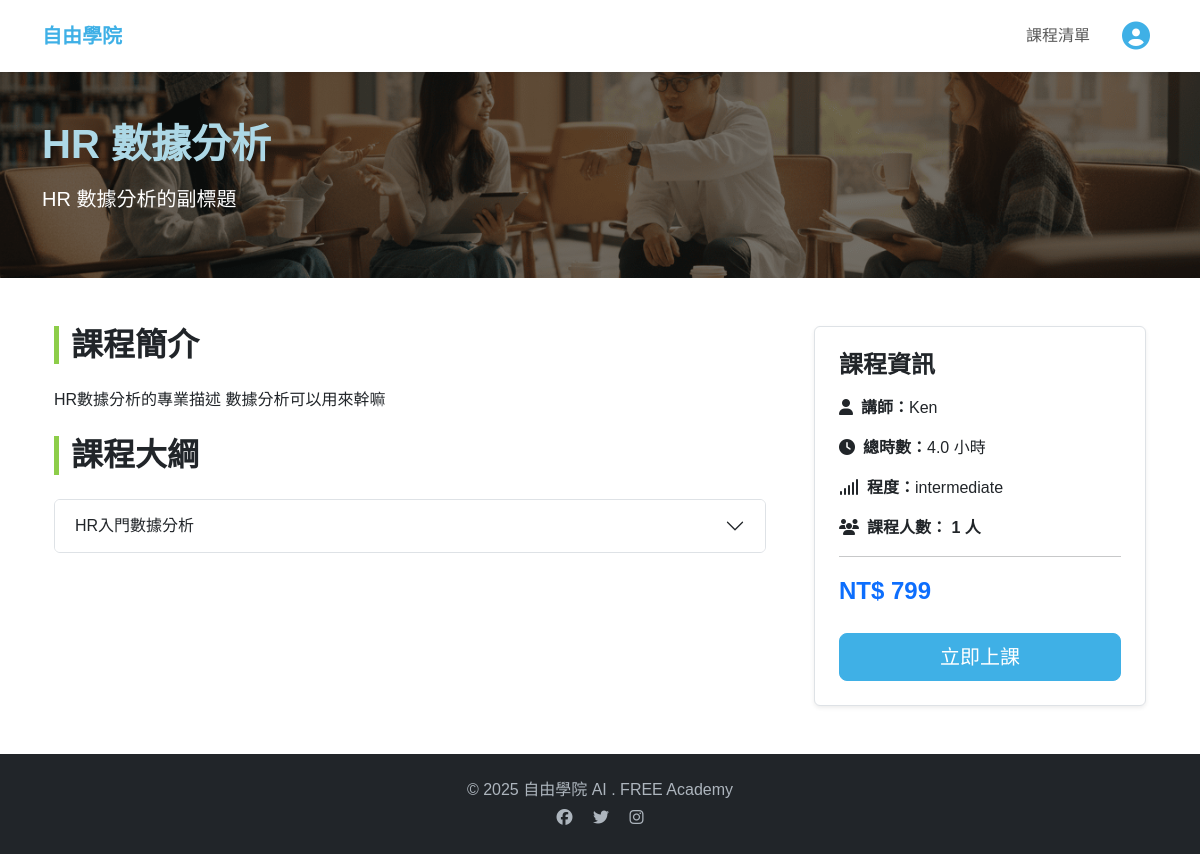
The page /academy/course/hr_analytics/ (signed in) on the database as committed earlier.
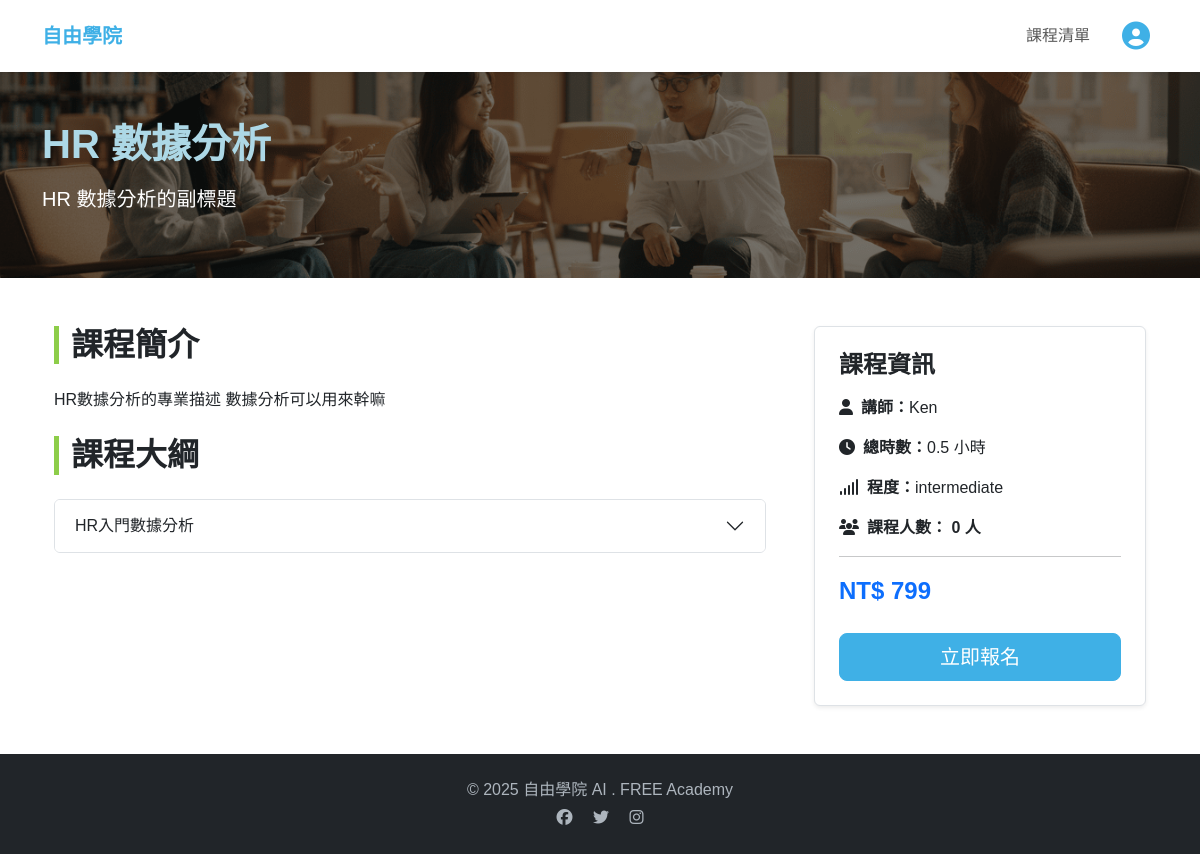
The same page on the database as committed later.
### academy/models.py (models this page shows, shortened)
class Course(models.Model):
    cate = models.ManyToManyField(Category, verbose_name='歸屬主題')
    title = models.CharField(max_length=100)
    subtitle = models.CharField(max_length=200, blank=True)
    description = models.TextField(blank=True)
    slug = models.CharField('課程網址', max_length=256, db_index=True, unique=True)
    img_link = models.CharField('課程圖片連結', max_length=2560, default="/static/academy/img/hero.png")
    instructor = models.CharField(max_length=50)
    duration_hours = models.FloatField()
    level = models.CharField(max_length=20, choices=[
        ('beginner', '初學者'),
        ('intermediate', '中階'),
        ('advanced', '進階')
    ])
    certificate_available = models.BooleanField(default=True)
    price = models.PositiveIntegerField(default=0)
    is_published = models.BooleanField(default=False)
    created_at = models.DateTimeField(auto_now_add=True)

### academy/views.py (the view)
# urls.py: path("academy/course/<str:slug>/", academy_course, name='academy_course'),
def academy_course(request, slug):
    course = Course.objects.annotate(enroll_count=Count('enrollments')).get(slug=slug)
    if not course.is_published and not request.user.is_staff:
        raise Http404("課程未公開")
    has_enrolled = False
    has_paid = False
    if request.user.is_authenticated:
        enrollment = CourseEnrollment.objects.filter(user=request.user, course=course).first()
        if enrollment:
            has_enrolled = True
            has_paid = enrollment.has_paid
    return render(request, 'academy/course.html', locals())

### templates/academy/course.html (shortened to what this page needs)
<!DOCTYPE html>
<html lang="zh-Hant">
{% include 'academy/default/head.html' %}
<body class="page-container">
  {% include 'academy/default/navbar.html' %}
  <header class="py-5 bg-light" style="
      background: linear-gradient(rgba(0,0,0,.55), rgba(0,0,0,.55)),
                  url('/static/academy/img/hero.png') center/cover no-repeat;
      max-height: 70vh;
    ">
    <div class="container">
      <h1 class="fw-bold mb-3" style="color: lightblue;">{{ course.title }}</h1>
      <p class="lead" style="color: white;">{{ course.subtitle }}</p>
    </div>
  </header>
  <section class="container py-5">
    <div class="container">
      <div class="row g-5">
        <div class="col-lg-8">
          <h2 class="section-title">課程簡介</h2>
          {{ course.description|safe }}
          <br><br>
          <h2 class="section-title">課程大綱</h2>
          <div class="accordion" id="courseAccordion">
            {% for chapter in course.chapters.all %}
            <div class="accordion-item">
              <h2 class="accordion-header"><button class="accordion-button collapsed" type="button"
                  data-bs-toggle="collapse" data-bs-target="#{{ chapter.order }}">{{ chapter.title }}</button></h2>
            </div>
            {% endfor %}
          </div>
        </div>
        <div class="col-lg-4">
          <div class="bg-white border p-4 shadow-sm rounded">
            <h4 class="fw-bold mb-3">課程資訊</h4>
            <p><i class="fa-solid fa-user me-2"></i><strong>講師：</strong>{{ course.instructor }}</p>
            <p><i class="fa-solid fa-clock me-2"></i><strong>總時數：</strong>{{ course.duration_hours }} 小時</p>
            <p><i class="fa-solid fa-signal me-2"></i><strong>程度：</strong>{{ course.level }}</p>
            <p><i class="fa-solid fa-users me-2"></i><strong>課程人數： {{ course.enroll_count }} 人</strong></p>
            <hr>
            <p class="fs-4 fw-bold text-primary">NT$ {{ course.price }}</p>
            {% if has_enrolled %}
            {% if has_paid %}
            <a href="{% url 'academy_course_class' course.slug %}" class="btn btn-primary btn-lg w-100 mt-2">立即上課</a>
            {% else %}
            <a href="{% url 'academy_course_checkout' course.slug %}" class="btn btn-warning btn-lg w-100 mt-2">立即結帳</a>
            {% endif %}
            {% else %}
            <a href="{% url 'academy_course_register' course.slug %}" class="btn btn-primary btn-lg w-100 mt-2">立即報名</a>
            {% endif %}
          </div>
        </div>
      </div>
    </div>
  </section>
  <footer class="py-4 text-center">
    <div class="container">
      <p class="mb-1">© 2025 自由學院 AI . FREE Academy</p>
      <div>
        <a href="#"><i class="fa-brands fa-facebook me-3"></i></a>
        <a href="#"><i class="fa-brands fa-twitter me-3"></i></a>
        <a href="#"><i class="fa-brands fa-instagram"></i></a>
      </div>
    </div>
  </footer>
</body>
</html>

Rows that differ between the two databases and show on the page:
changed Course "HR 數據分析": duration_hours "4.0" → "0.5"; enroll_count "1" → "0"
Other text that changed with them:
text no longer shown: "立即上課"
text now shown: "立即報名"
